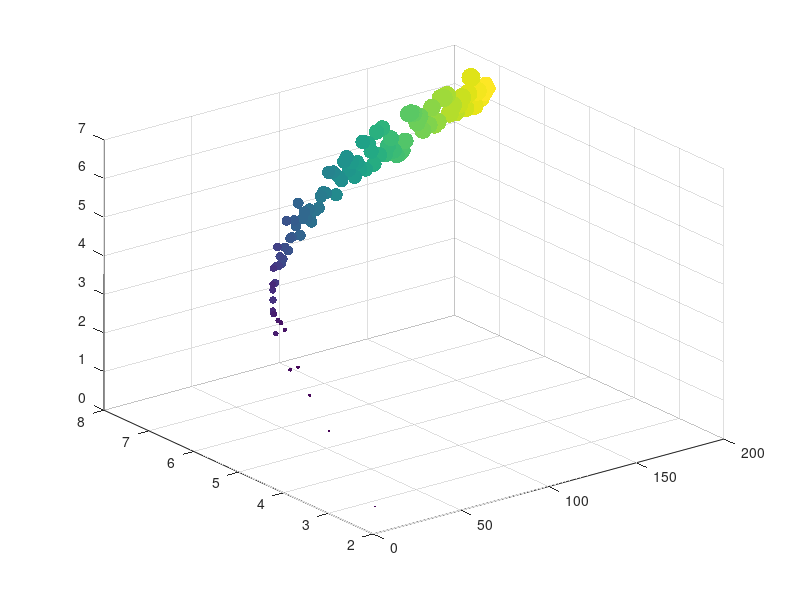

Write MATLAB code to recreate this figure.
x = linspace(1,200,100);
y1 = log(x) + 1;
y2 = log(x) + 2;
y3 = y1 + rand(1,100) - 0.5;
figure;
scatter3(x,y2,y3,x,x,'filled');